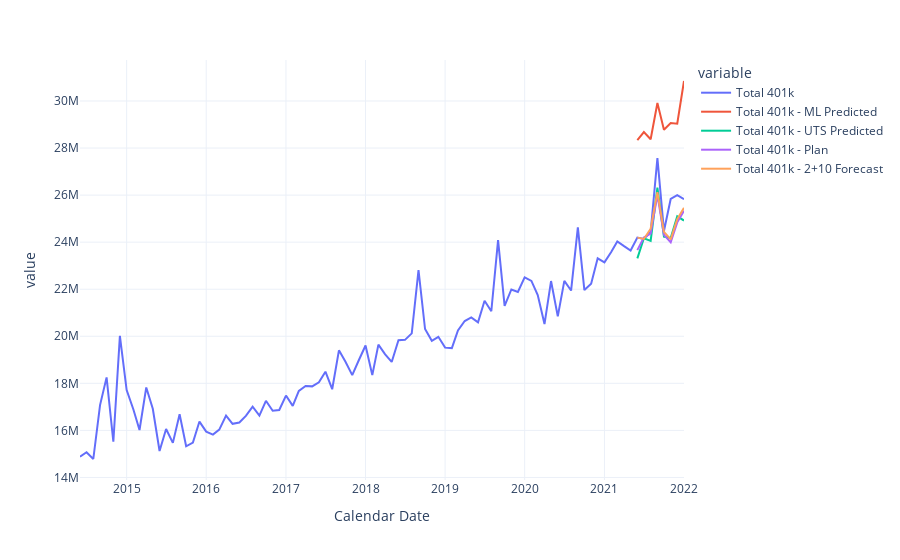

Notebook source saved alongside this figure:
### Code cell
# show plot
fig = px.line(concat_df, x='Calendar Date', y=[target_col, ml_col, uts_col, plan_col, fcst_col], template='plotly_white')
fig.show()
